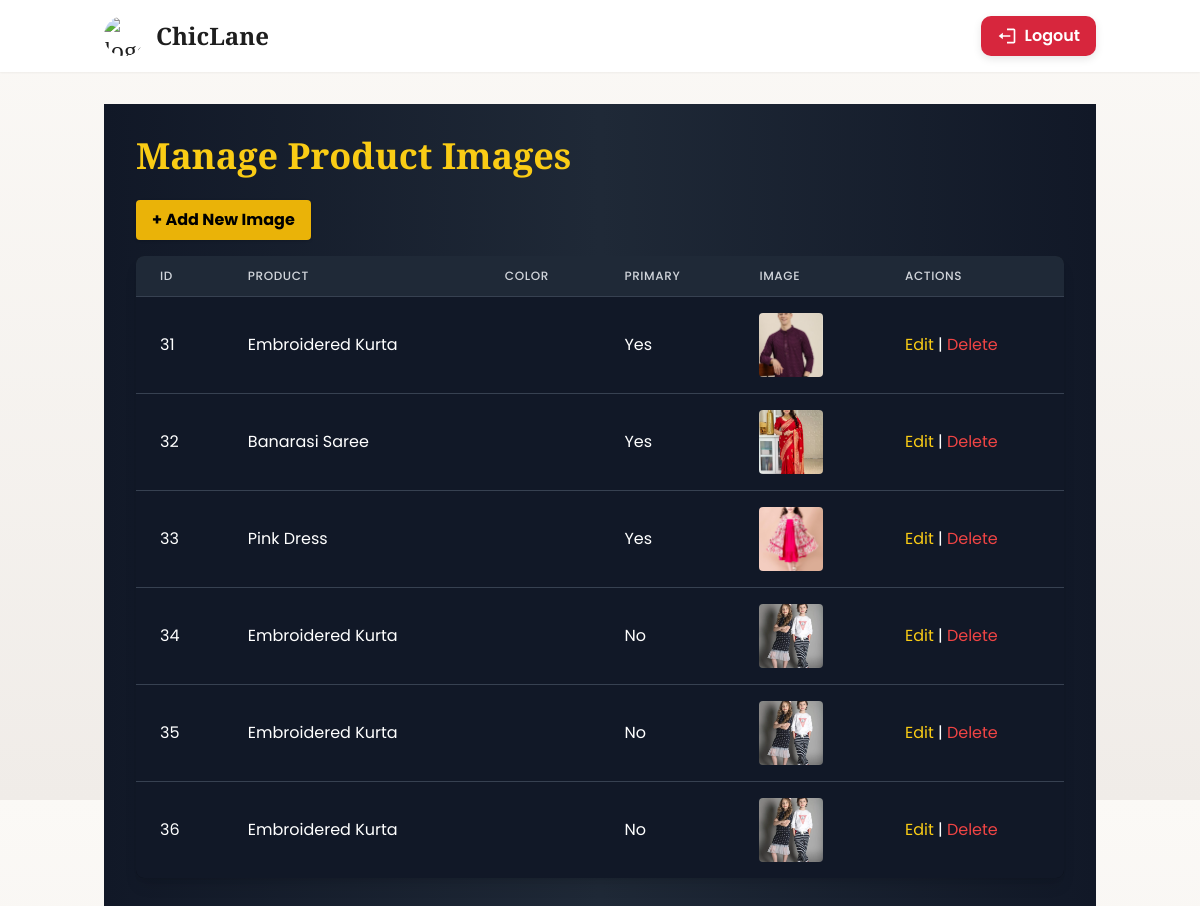
Page /admin-dashboard/images/ (signed in) on the committed database.
### store/models.py (models this page shows, shortened)
class ProductImage(models.Model):
    product = models.ForeignKey(Product, on_delete=models.CASCADE, related_name="images")
    image = models.ImageField(upload_to="products/")
    alt_text = models.CharField(max_length=255, blank=True)
    is_primary = models.BooleanField(default=False)
    color = models.CharField(max_length=80, blank=True)  # optional for variant

class Product(models.Model):
    name = models.CharField(max_length=255)
    slug = models.SlugField(max_length=300, unique=True, blank=True)
    category = models.ForeignKey(
        Category,
        on_delete=models.SET_NULL,
        null=True,
        related_name="products"
    )
    description = models.TextField(blank=True)
    price = models.DecimalField(max_digits=10, decimal_places=2)
    discounted_price = models.DecimalField(max_digits=10, decimal_places=2, null=True, blank=True)
    is_featured = models.BooleanField(default=False)
    is_active = models.BooleanField(default=True)
    created_at = models.DateTimeField(auto_now_add=True)

### store/views.py (the view)
# urls.py: path('admin-dashboard/images/', views.manage_images, name='manage_images'),
@admin_required
def manage_images(request):
    images = ProductImage.objects.all()
    return render(request, "store/manage_images.html", {"images": images})

### store/context_processors.py (called while the page is built)
def cart_and_wishlist_counts(request):
    cart_count = 0
    wishlist_count = 0
    if request.user.is_authenticated:
        cart_count = CartItem.objects.filter(user=request.user).count()
        wishlist_count = Wishlist.objects.filter(user=request.user).count()
    else:
        session_key = request.session.session_key or request.session.create()
        cart_count = CartItem.objects.filter(session_key=session_key).count()
    return {
        "cart_count": cart_count,
        "wishlist_count": wishlist_count,
    }

### store/views.py (called while the page is built)
def admin_required(view_func):
    return user_passes_test(lambda u: u.is_staff, login_url='store:login')(view_func)

### store/templates/store/manage_images.html (shortened to what this page needs)
{% extends "store/base.html" %}
{% block content %}
<div class="min-h-screen bg-gradient-to-r from-gray-900 via-gray-800 to-gray-900 text-white p-8">
    <div class="max-w-7xl mx-auto">
        <h1 class="text-4xl font-extrabold mb-6 text-yellow-400">Manage Product Images</h1>
        <a href="{% url 'store:add_image' %}" class="mb-4 inline-block bg-yellow-500 text-black font-bold px-4 py-2 rounded shadow hover:bg-yellow-400">
            + Add New Image
        </a>
        <div class="overflow-x-auto rounded-lg bg-black bg-opacity-50 shadow-lg">
            <table class="min-w-full divide-y divide-gray-700">
                <thead class="bg-gray-800">
                    <tr>
                        <th class="px-6 py-3 text-left text-xs font-medium text-gray-300 uppercase tracking-wider">ID</th>
                        <th class="px-6 py-3 text-left text-xs font-medium text-gray-300 uppercase tracking-wider">Product</th>
                        <th class="px-6 py-3 text-left text-xs font-medium text-gray-300 uppercase tracking-wider">Color</th>
                        <th class="px-6 py-3 text-left text-xs font-medium text-gray-300 uppercase tracking-wider">Primary</th>
                        <th class="px-6 py-3 text-left text-xs font-medium text-gray-300 uppercase tracking-wider">Image</th>
                        <th class="px-6 py-3 text-left text-xs font-medium text-gray-300 uppercase tracking-wider">Actions</th>
                    </tr>
                </thead>
                <tbody class="bg-gray-900 divide-y divide-gray-700">
                    {% for image in images %}
                    <tr>
                        <td class="px-6 py-4 whitespace-nowrap">{{ image.id }}</td>
                        <td class="px-6 py-4 whitespace-nowrap">{{ image.product.name }}</td>
                        <td class="px-6 py-4 whitespace-nowrap">{{ image.color }}</td>
                        <td class="px-6 py-4 whitespace-nowrap">{% if image.is_primary %}Yes{% else %}No{% endif %}</td>
                        <td class="px-6 py-4 whitespace-nowrap">
                            <img src="{{ image.image.url }}" class="w-16 h-16 object-cover rounded">
                        </td>
                        <td class="px-6 py-4 whitespace-nowrap">
                            <a href="{% url 'store:edit_image' image.id %}" class="text-yellow-400 hover:underline">Edit</a> |
                            <a href="{% url 'store:delete_image' image.id %}" class="text-red-500 hover:underline">Delete</a>
                        </td>
                    </tr>
                    {% empty %}
                    <tr>
                        <td colspan="6" class="px-6 py-4 text-center text-gray-400">No images found.</td>
                    </tr>
                    {% endfor %}
                </tbody>
            </table>
        </div>
    </div>
</div>
{% endblock %}

### static/store/css/custom.css (style rules this page uses)
:root { --gold: #C9A34A; --ivory: #FBF9F6; --charcoal: #1E1E1E; --muted: #767676; }
body { background: var(--ivory); color: var(--charcoal); font-family: 'Inter', sans-serif; }

### store/templates/store/base.html (style rules this page uses)
body { font-family: 'Poppins', sans-serif !important; background: linear-gradient(180deg, #FBF9F6 0%, #F0ECE8 100%); color: #1E1E1E; }
h1, h2, h3, h4, h5, h6 { font-family: 'Playfair Display', serif; }

### rows in the picture
ProductImage: id "31", product.name "Embroidered Kurta", is_primary "Yes", image (picture)
ProductImage: id "32", product.name "Banarasi Saree", is_primary "Yes", image (picture)
ProductImage: id "33", product.name "Pink Dress", is_primary "Yes", image (picture)
ProductImage: id "34", product.name "Embroidered Kurta", is_primary "No", image (picture)
ProductImage: id "35", product.name "Embroidered Kurta", is_primary "No", image (picture)
ProductImage: id "36", product.name "Embroidered Kurta", is_primary "No", image (picture)
